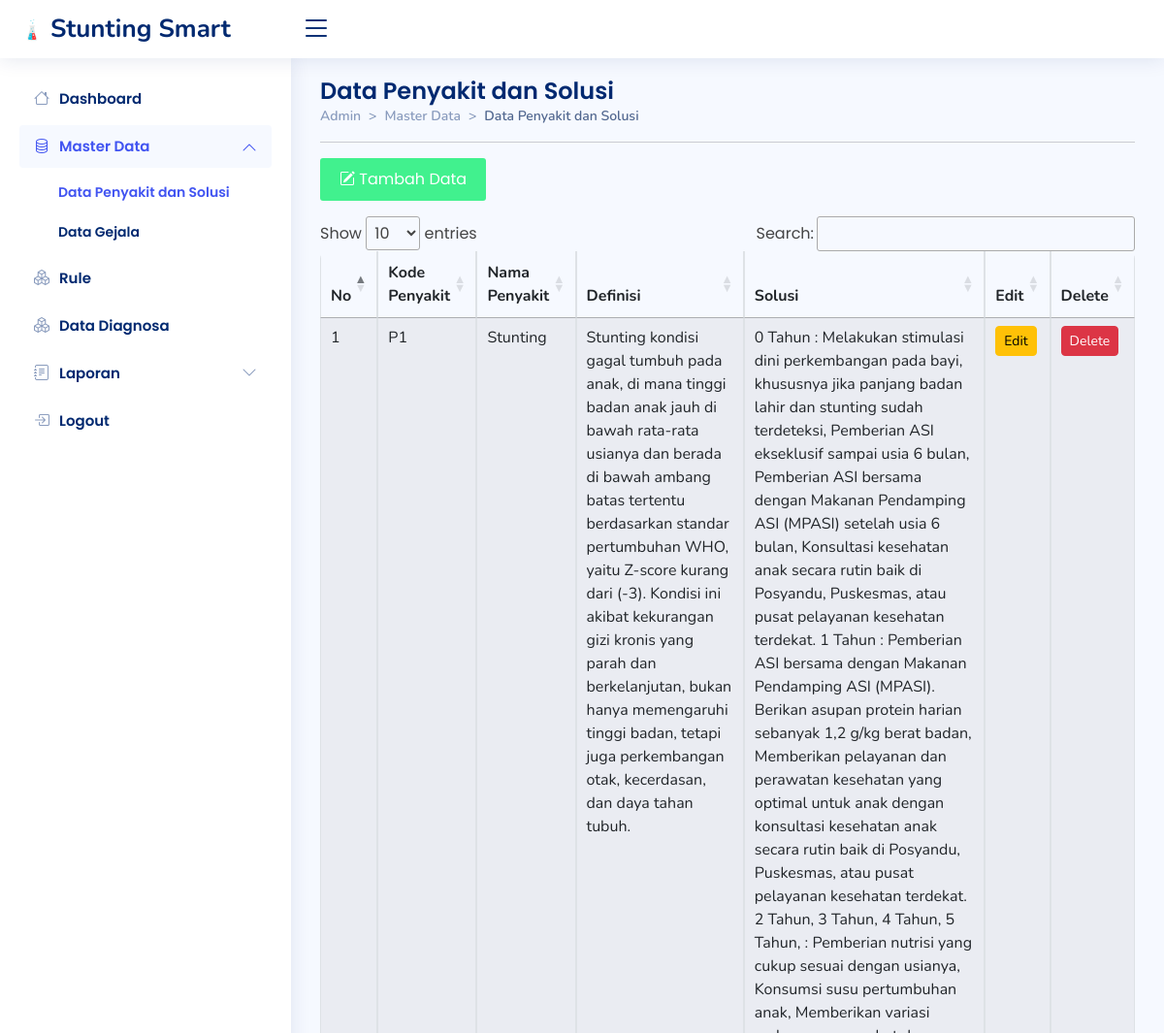
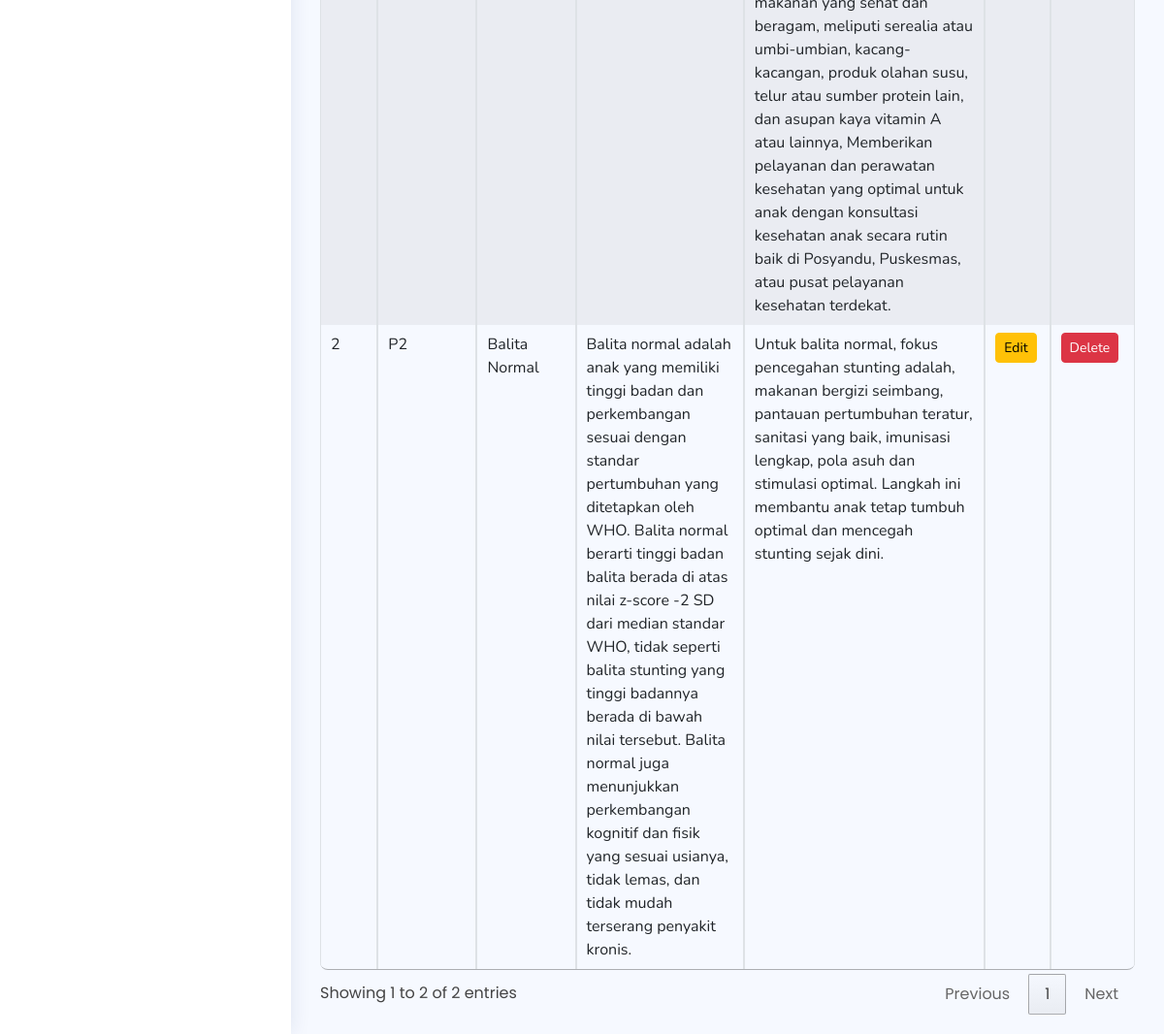
The app's page /admin/penyakit/penyakit.php with its own data (2 pictures, top to bottom).
### tables this page shows
CREATE TABLE `tb_penyakit` (
  `id` int(11) NOT NULL,
  `kdpenyakit` varchar(3) DEFAULT NULL,
  `nama_penyakit` varchar(100) DEFAULT NULL,
  `definisi` text DEFAULT NULL,
  `solusi` text NOT NULL
);

### admin/penyakit/penyakit.php (the view, shortened to what this page needs)
<!DOCTYPE html>
<html lang="en">
<head>
  <link href="../../assets/vendor/bootstrap/css/bootstrap.min.css" rel="stylesheet">
  <link rel="stylesheet" href="https://cdn.jsdelivr.net/npm/bootstrap-icons@1.10.2/font/bootstrap-icons.css">
  <link href="../../assets/vendor/boxicons/css/boxicons.min.css" rel="stylesheet">
  <link href="../../assets/vendor/quill/quill.snow.css" rel="stylesheet">
  <link href="../../assets/vendor/quill/quill.bubble.css" rel="stylesheet">
  <link href="../../assets/vendor/remixicon/remixicon.css" rel="stylesheet">
  <link href="../../assets/vendor/simple-datatables/style.css" rel="stylesheet">
  <link rel="stylesheet" href="https://cdn.datatables.net/1.12.1/css/jquery.dataTables.min.css">
  <link href="../../assets/css/style.css" rel="stylesheet">
</head>
<body>
  <header id="header" class="header fixed-top d-flex align-items-center">
    <div class="d-flex align-items-center justify-content-between">
      <a href="../index.php" class="logo d-flex align-items-center">
        <img src="../../assets/img/logo.png" alt="">
        <span class="d-none d-lg-block">Stunting Smart</span>
      </a>
      <i class="bi bi-list toggle-sidebar-btn"></i>
    </div>
  </header>
  <aside id="sidebar" class="sidebar">
    <ul class="sidebar-nav" id="sidebar-nav">
      <li class="nav-item">
        <a class="nav-link collapsed" href="../index.php">
          <i class="bi bi-house"></i>
          <span>Dashboard</span>
        </a>
      </li>
      <li class="nav-item">
        <a class="nav-link" data-bs-target="#components-nav" data-bs-toggle="collapse" href="#">
          <i class="bi bi-database"></i><span>Master Data</span><i class="bi bi-chevron-down ms-auto"></i>
        </a>
        <ul id="components-nav" class="nav-content collapse show" data-bs-parent="#sidebar-nav">
          <li>
            <a href="../penyakit/penyakit.php" class="active">
              <span>Data Penyakit dan Solusi</span>
            </a>
          </li>
          <li>
            <a href="../gejala/gejala.php">
              <span>Data Gejala</span>
            </a>
          </li>
        </ul>
      </li>
      <li class="nav-item">
        <a class="nav-link collapsed" href="../rules/rules.php">
          <i class="bi bi-boxes"></i>
          <span>Rule</span>
        </a>
      </li>
      <li class="nav-item">
        <a class="nav-link collapsed" href="../data_diagnosis.php">
          <i class="bi bi-boxes"></i>
          <span>Data Diagnosa</span>
        </a>
      </li>
      <li class="nav-item">
        <a class="nav-link collapsed" data-bs-target="#forms-nav" data-bs-toggle="collapse" href="#">
          <i class="bi bi-journal-text"></i><span>Laporan</span><i class="bi bi-chevron-down ms-auto"></i>
        </a>
      </li>
      <li class="nav-item">
        <a class="nav-link collapsed" href="javascript:;" data-bs-toggle="modal" data-bs-target="#logoutmodal">
          <i class="bi bi-box-arrow-in-right"></i>
          <span>Logout</span>
        </a>
      </li>
    </ul>
  </aside>
  <main id="main" class="main">
    <div class="pagetitle">
      <h1>Data Penyakit dan Solusi</h1>
      <nav style="--bs-breadcrumb-divider: '>';">
        <ol class="breadcrumb">
          <li class="breadcrumb-item"><a href="index.php">Admin</a></li>
          <li class="breadcrumb-item">Master Data</li>
          <li class="breadcrumb-item active">Data Penyakit dan Solusi</li>
        </ol>
      </nav>
      <hr>
    </div>
    <section>
      <div class="row">
        <div class="col-md-12">
          <button type="button" class="tambah btn-md mb-3" data-bs-toggle="modal" data-bs-target="#tambahmodal"><i class="bi bi-pencil-square"></i> Tambah Data</button>
          <div class="table-responsive">
            <table id="myTable" class="table table-striped table-hover table-bordered">
              <thead>
                <tr>
                  <th>No</th>
                  <th>Kode Penyakit</th>
                  <th>Nama Penyakit</th>
                  <th>Definisi</th>
                  <th>Solusi</th>
                  <th>Edit</th>
                  <th>Delete<input type="hidden" id="texthapus"></th>
                </tr>
              </thead>
              <tbody>
                <?php
                include "../koneksi.php";
                $sql = "SELECT * FROM tb_penyakit  ORDER BY kdpenyakit";
                $qry = mysqli_query($koneksi, $sql) or die("SQL Error" . mysqli_error($koneksi));
                $no = 0;
                while ($data = mysqli_fetch_array($qry)) {
                  $no++;
                ?>
                  <tr>
                    <td><?php echo $no; ?></td>
                    <td><?php echo $data['kdpenyakit']; ?></td>
                    <td><?php echo $data['nama_penyakit']; ?></td>
                    <td><?php echo $data['definisi']; ?></td>
                    <td><?php echo $data['solusi']; ?></td>
                    <td><a href="./editpenyakit.php?kdubah=<?php echo $data['id']; ?>" class="btn btn-warning btn-sm">Edit</a></td>
                    <td><a onClick="return HapusData('<?php echo $data['id']; ?>');" class="btn btn-danger btn-sm" data-bs-toggle="modal" data-bs-target="#hapusmodal">Delete</a>
                    </td>
                  </tr><?php } ?>
              </tbody>
            </table>
          </div>
        </div>
      </div>
    </section>
  </main>
</body>
</html>

### assets/css/style.css (style rules this page uses)
:root { scroll-behavior: smooth; }
body { font-family: "Poppins", sans-serif; background: #f6f9ff; color: #444444; }
a { color: #41f18e; text-decoration: none; }
.tambah { color: #41f18e; text-decoration: none; }
span { font-family: "Poppins", sans-serif; }
h1, h2, h3, h4, h5, h6 { font-family: "Poppins", sans-serif; }
#main { margin-top: 60px; padding: 20px 30px; transition: all 0.3s; }
.pagetitle { margin-bottom: 10px; }
.pagetitle h1 { font-size: 24px; margin-bottom: 0; font-weight: 600; color: #012970; }
.breadcrumb { font-size: 14px; font-family: "Nunito", sans-serif; color: #899bbd; font-weight: 600; }
.breadcrumb a { color: #899bbd; transition: 0.3s; }
.breadcrumb .breadcrumb-item::before { color: #899bbd; }
.breadcrumb .active { color: #51678f; font-weight: 600; }
.logo { line-height: 1; }
@media (min-width: 1200px) { .logo { width: 280px; } }
.logo img { max-height: 26px; margin-right: 6px; }
.logo span { font-size: 26px; font-weight: 700; color: #012970; font-family: "Nunito", sans-serif; }
.header { transition: all 0.5s; z-index: 997; height: 60px; box-shadow: 0px 2px 20px rgba(1, 41, 112, 0.1); background-color: #fff; padding-left: 20px; }
.header .toggle-sidebar-btn { font-size: 32px; padding-left: 10px; cursor: pointer; color: #012970; }
.sidebar { position: fixed; top: 60px; left: 0; bottom: 0; width: 300px; z-index: 996; transition: all 0.3s; padding: 20px; overflow-y: auto; scrollbar-width: thin; scrollbar-color: #aab7cf transparent; box-shadow: 0px 0px 20px rgba(1, 41, 112, 0.1); background-color: #fff; }
@media (min-width: 1200px) { #main, #footer { margin-left: 300px; } }
.sidebar-nav { padding: 0; margin: 0; list-style: none; }
.sidebar-nav li { padding: 0; margin: 0; list-style: none; }
.sidebar-nav .nav-item { margin-bottom: 5px; }
.sidebar-nav .nav-link { display: flex; align-items: center; font-size: 15px; font-weight: 600; color: #4154f1; transition: 0.3; background: #f6f9ff; padding: 10px 15px; border-radius: 4px; }
.sidebar-nav .nav-link i { font-size: 16px; margin-right: 10px; color: #4154f1; }
.sidebar-nav .nav-link.collapsed { color: #012970; background: #fff; }
.sidebar-nav .nav-link.collapsed i { color: #899bbd; }
.sidebar-nav .nav-link .bi-chevron-down { margin-right: 0; transition: transform 0.2s ease-in-out; }
.sidebar-nav .nav-link:not(.collapsed) .bi-chevron-down { transform: rotate(180deg); }
.sidebar-nav .nav-content { padding: 5px 0 0 0; margin: 0; list-style: none; }
.sidebar-nav .nav-content a { display: flex; align-items: center; font-size: 14px; font-weight: 600; color: #012970; transition: 0.3; padding: 10px 0 10px 40px; transition: 0.3s; }
.sidebar-nav .nav-content a:hover, .sidebar-nav .nav-content a.active { color: #4154f1; }

### admin/penyakit/penyakit.php (style rules this page uses)
.table { border-radius: 40px; overflow: hidden; font-family: "Nunito", sans-serif; border-radius: 8px; overflow: hidden; }
.tambah { background-color: #41f18e; border: none; color: white; padding: 10px 20px; border-radius: 3px; }

### records on screen
tb_penyakit: kdpenyakit "P1", nama_penyakit "Stunting", definisi "Stunting kondisi gagal tumbuh pada anak, di mana tinggi badan anak jauh di bawah rata-rata usianya dan berada di bawah ambang batas tertentu berdasarkan standar pertumbuhan WHO, yaitu Z-score kurang dari (-3). Kondisi ini akibat kekurangan gizi kronis yang parah dan berkelanjutan, bukan hanya memengaruhi tinggi badan, tetapi juga perkembangan otak, kecerdasan, dan daya tahan tubuh.", solusi "0 Tahun : Melakukan stimulasi dini perkembangan pada bayi, khususnya jika panjang badan lahir dan stunting sudah terdeteksi, Pemberian ASI ekseklusif sampai usia 6 bulan, Pemberian ASI bersama dengan Makanan Pendamping ASI (MPASI) setelah usia 6 bulan, Konsultasi kesehatan anak secara rutin baik di Posyandu, Puskesmas, atau pusat pelayanan kesehatan terdekat. 1 Tahun : Pemberian ASI bersama dengan Makanan Pendamping ASI (MPASI). Berikan asupan protein harian sebanyak 1,2 g/kg berat badan, Memberikan pelayanan dan perawatan kesehatan yang optimal untuk anak dengan konsultasi kesehatan anak secara rutin baik di Posyandu, Puskesmas, atau pusat pelayanan kesehatan terdekat. 2 Tahun, 3 Tahun, 4…"
tb_penyakit: kdpenyakit "P2", nama_penyakit "Balita Normal", definisi "Balita normal adalah anak yang memiliki tinggi badan dan perkembangan sesuai dengan standar pertumbuhan yang ditetapkan oleh WHO. Balita normal berarti tinggi badan balita berada di atas nilai z-score -2 SD dari median standar WHO, tidak seperti balita stunting yang tinggi badannya berada di bawah nilai tersebut. Balita normal juga menunjukkan perkembangan kognitif dan fisik yang sesuai usianya, tidak lemas, dan tidak mudah terserang penyakit kronis.", solusi "Untuk balita normal, fokus pencegahan stunting adalah, makanan bergizi seimbang, pantauan pertumbuhan teratur, sanitasi yang baik, imunisasi lengkap, pola asuh dan stimulasi optimal. Langkah ini membantu anak tetap tumbuh optimal dan mencegah stunting sejak dini."
